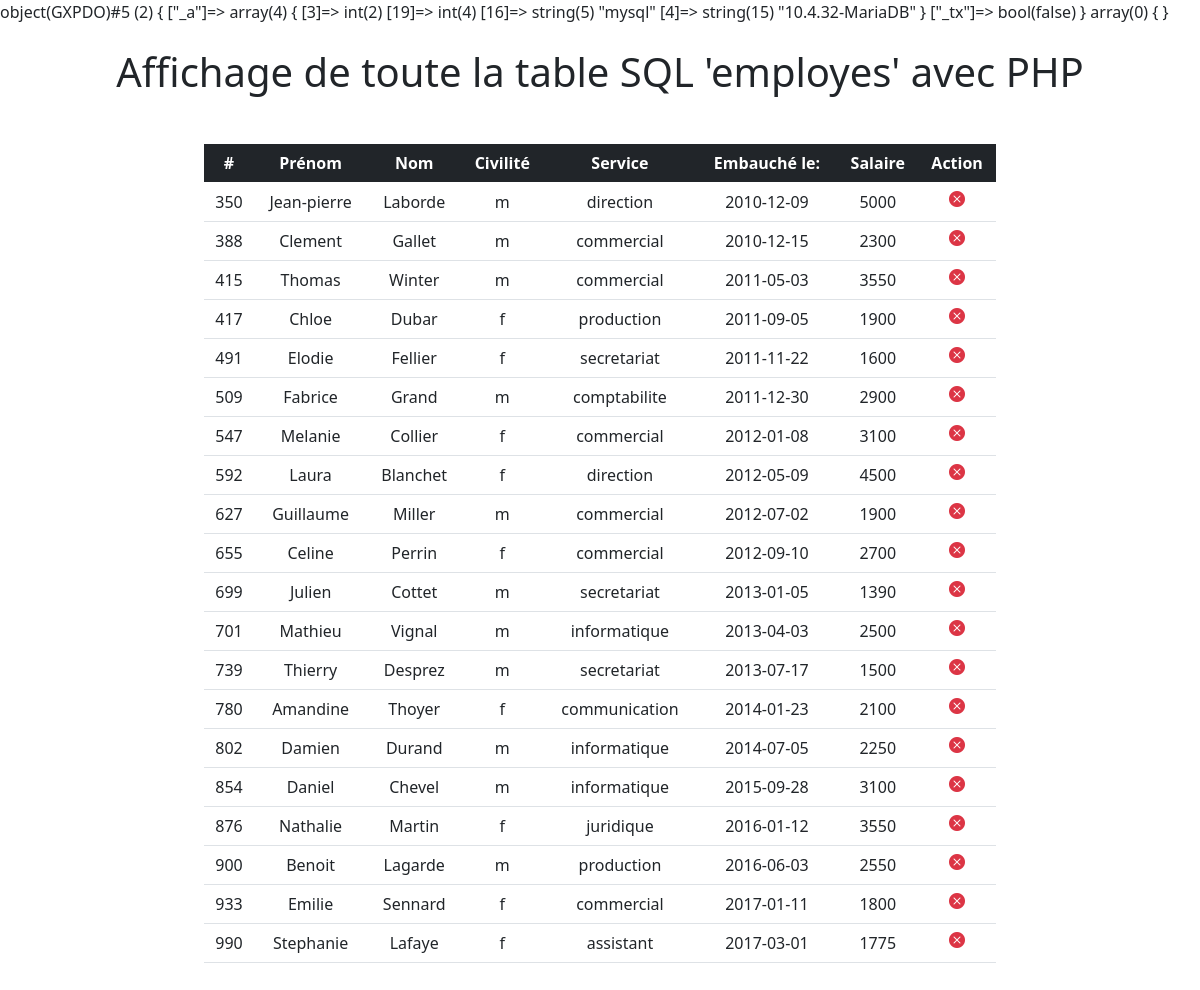
The app's page /TP/TP5-SQL_et_BDD/connexion-bdd.php with its own data.
### tables this page shows
CREATE TABLE employes (
  id_employes INT NOT NULL AUTO_INCREMENT,
  prenom VARCHAR(20) NOT NULL,
  nom VARCHAR(20) NOT NULL,
  civilite ENUM('m','f') NOT NULL,
  service VARCHAR(30) NOT NULL,
  date_embauche DATE NOT NULL,
  salaire INT NOT NULL,
  PRIMARY KEY (id_employes)
);

### TP/TP5-SQL_et_BDD/connexion-bdd.php (the view, shortened to what this page needs)
<?php
$connexion = new PDO('mysql:host=localhost;dbname=entreprise', 'root', '');
var_dump($connexion);
$query = $connexion->query('SELECT * FROM employes;');
$employes = $query->fetchAll(PDO::FETCH_ASSOC);
var_dump($_GET);
?>
<!doctype html>
<html lang="fr">
<head>
    <link rel="stylesheet" href="https://cdn.jsdelivr.net/npm/bootstrap-icons@1.9.1/font/bootstrap-icons.css">
    <link href="https://cdn.jsdelivr.net/npm/bootstrap@5.0.2/dist/css/bootstrap.min.css" rel="stylesheet">
</head>
<body>
    <h1 class="text-center my-4">Affichage de toute la table SQL 'employes' avec PHP</h1>
    <div class="row">
        <div class="col-8 mx-auto my-4">
            <table class="table table-hover">
                <thead class="table-dark">
                    <tr class="text-center">
                      <th>#</th>
                      <th>Prénom</th>
                      <th>Nom</th>
                      <th>Civilité</th>
                      <th>Service</th>
                      <th>Embauché le:</th>
                      <th>Salaire</th>
                      <th>Action</th>
                    </tr>
                </thead>
                <tbody>
                    <?php foreach($employes as $employe) : ?>
                        <tr class="text-center">
                            <td><?= $employe['id_employes'] ?></td>
                            <td><?= $employe['prenom'] ?></td>
                            <td><?= $employe['nom'] ?></td>
                            <td><?= $employe['civilite'] ?></td>
                            <td><?= $employe['service'] ?></td>
                            <td><?= $employe['date_embauche'] ?></td>
                            <td><?= $employe['salaire'] ?></td>
                            <td>
                                <a href="?action=supprimer&id=<?= $employe['id_employes'] ?>" class='text-danger' onclick="return confirm('Voulez-vous supprimer définitivement cet employé ?')"><i class="bi bi-x-circle-fill"></i></a>
                            </td>
                        </tr>
                    <?php endforeach; ?>
                </tbody>
            </table>
        </div>
    </div>
</body>
</html>

### records on screen
employes: id_employes "350", prenom "Jean-pierre", nom "Laborde", civilite "m", service "direction", date_embauche "2010-12-09", salaire "5000"
employes: id_employes "388", prenom "Clement", nom "Gallet", civilite "m", service "commercial", date_embauche "2010-12-15", salaire "2300"
employes: id_employes "415", prenom "Thomas", nom "Winter", civilite "m", service "commercial", date_embauche "2011-05-03", salaire "3550"
employes: id_employes "417", prenom "Chloe", nom "Dubar", civilite "f", service "production", date_embauche "2011-09-05", salaire "1900"
employes: id_employes "491", prenom "Elodie", nom "Fellier", civilite "f", service "secretariat", date_embauche "2011-11-22", salaire "1600"
employes: id_employes "509", prenom "Fabrice", nom "Grand", civilite "m", service "comptabilite", date_embauche "2011-12-30", salaire "2900"
employes: id_employes "547", prenom "Melanie", nom "Collier", civilite "f", service "commercial", date_embauche "2012-01-08", salaire "3100"
employes: id_employes "592", prenom "Laura", nom "Blanchet", civilite "f", service "direction", date_embauche "2012-05-09", salaire "4500"
employes: id_employes "627", prenom "Guillaume", nom "Miller", civilite "m", service "commercial", date_embauche "2012-07-02", salaire "1900"
employes: id_employes "655", prenom "Celine", nom "Perrin", civilite "f", service "commercial", date_embauche "2012-09-10", salaire "2700"
employes: id_employes "699", prenom "Julien", nom "Cottet", civilite "m", service "secretariat", date_embauche "2013-01-05", salaire "1390"
employes: id_employes "701", prenom "Mathieu", nom "Vignal", civilite "m", service "informatique", date_embauche "2013-04-03", salaire "2500"
employes: id_employes "739", prenom "Thierry", nom "Desprez", civilite "m", service "secretariat", date_embauche "2013-07-17", salaire "1500"
employes: id_employes "780", prenom "Amandine", nom "Thoyer", civilite "f", service "communication", date_embauche "2014-01-23", salaire "2100"
employes: id_employes "802", prenom "Damien", nom "Durand", civilite "m", service "informatique", date_embauche "2014-07-05", salaire "2250"
employes: id_employes "854", prenom "Daniel", nom "Chevel", civilite "m", service "informatique", date_embauche "2015-09-28", salaire "3100"
employes: id_employes "876", prenom "Nathalie", nom "Martin", civilite "f", service "juridique", date_embauche "2016-01-12", salaire "3550"
employes: id_employes "900", prenom "Benoit", nom "Lagarde", civilite "m", service "production", date_embauche "2016-06-03", salaire "2550"
employes: id_employes "933", prenom "Emilie", nom "Sennard", civilite "f", service "commercial", date_embauche "2017-01-11", salaire "1800"
employes: id_employes "990", prenom "Stephanie", nom "Lafaye", civilite "f", service "assistant", date_embauche "2017-03-01", salaire "1775"
